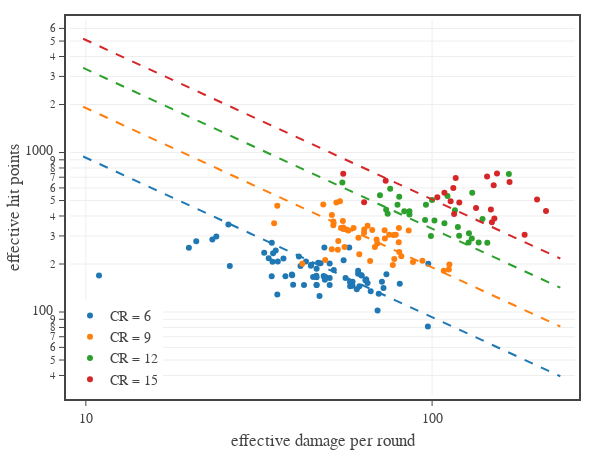

Notebook code for this chart:
### Code cell
# eDPR vs eHP
CRs = [6,9,12,15]
cats = ['generic','legendary','unique']
colors = ['#1f77b4', '#ff7f0e', '#2ca02c', '#d62728', '#9467bd', 
          '#8c564b', '#e377c2', '#7f7f7f', '#bcbd22', '#17becf']
colors = colors[0:len(CRs)]

mask = df0['CR'].isin(CRs) & df0['Category'].isin(cats)
xMin = np.min(df0.loc[mask, 'eDPR'])
xMax = np.max(df0.loc[mask, 'eDPR'])
yMin = np.min(df0.loc[mask, 'eHP'])
yMax = np.max(df0.loc[mask, 'eHP'])

# create figure
fig = go.Figure(
    layout=go.Layout(
        template=tfb.FIG_TEMPLATE,
        width=600,
        margin=dict(l=70, r=25, b=55, t=20, pad=4),
        xaxis=dict(
            title_text='effective damage per round',
            type='log',
            #range=np.log10([0.95*xMin,1.05*xMax]), 
            #tick0=1, dtick=0.1,
            #minor=dict(tick0=0, dtick=0.1),
        ),
        yaxis=dict(
            title_text='effective hit points',
            type='log',
            #range=np.log10([0.95*yMin,1.05*yMax]), 
            #tick0=0, dtick=1,
            #minor=dict(tick0=0, dtick=0.1),
        ),
        legend=dict(
            xanchor='left', yanchor='bottom',
            x=0.00, y=0.00,
            orientation='v',
            tracegroupgap=0,
        )
    )
)


for cr, c in zip(CRs, colors):
    df1 = df0[df0['CR'].isin([cr]) & df0['Category'].isin(cats)]
    fig.add_trace(go.Scatter(
        x=df1['eDPR'], y=df1['eHP'],
        mode='markers', 
        name=f'CR = {cr:.0f}',
        legendgroup=f'CR = {cr:.0f}',
        marker_color=c,
        hovertemplate=f'<b>CR {cr:.0f}</b><br>' + 'eDPR %{x:,.0f}<br>' + 'eHP %{y:,.0f}<br>' + '<extra></extra>',
    ))

x = np.linspace(0.9*xMin, 1.1*xMax, 50, endpoint=True)
XP = dfD['XP'].values
for cr, c in zip(CRs, colors):
    fig.add_trace(go.Scatter(
        x=x, y=4*dfD.loc[cr]['eXP Mean']/x,
        mode='lines', 
        line=dict(color=c, dash='dash'),
        showlegend=False,
        name=f'CR = {cr:.0f}',
        legendgroup=f'CR = {cr:.0f}',
        hoverinfo='skip',
    ))

# show figure
fig.update_layout(width=600, height=450)
fig.show(config=tfb.FIG_CONFIG)

# save figures
if SAVEFIGS:
    #fig.update_layout(autosize=True, width=None, height=None)
    #tfb.save_fig_html(fig, format='large', name=f'./fig-ehp-vs-edpr-log-large')
    #tfb.save_fig_html(fig, format='small', name=f'./fig-ehp-vs-edpr-log-small')
    pass
